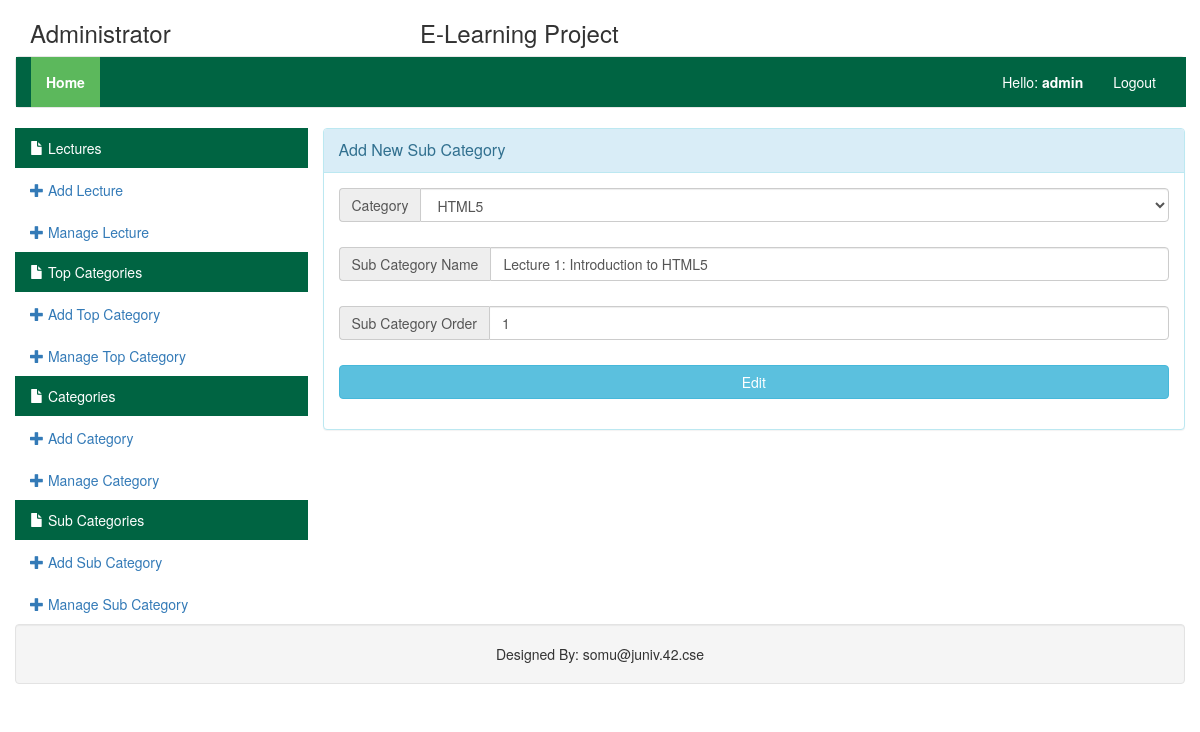
/admin/add_sub_category.php?edit_id=1 (signed in), run on the app's committed database.
### tables this page shows
CREATE TABLE `table_sub_category` (
  `sub_category_id` int(11) NOT NULL,
  `sub_category_name` varchar(200) NOT NULL,
  `sub_category_order` int(11) NOT NULL,
  `category_id` int(11) NOT NULL
);

### connection.php (called while the page is built, shortened)
<?php
	function mres($con, $data) {
		return mysqli_real_escape_string($con, rtrim(ltrim($data)));
	}
 ?>

### admin/add_sub_category.php (the view, shortened to what this page needs)
<?php
	include "../connection.php";
	$sub_category_name="";
	$sub_category_order="";
	$category_id="";
	if (isset($_GET["edit_id"])) {
		$qe = mysqli_query($con, "select * from table_sub_category where sub_category_id='".mres($con, $_GET["edit_id"])."'");
		while ($row = $qe->fetch_assoc()) {
			$sub_category_name=$row["sub_category_name"];
			$sub_category_order=$row["sub_category_order"];
			$category_id=$row["category_id"];
		}
	}
 ?>
<?php include "header.php"; ?>
	<div class="row" style="padding-left: 0px; padding-right: 0px;">
		<div class="col-lg-3 col-md-3 col-sm-3 col-xs-12" style="padding-left: 0px; padding-right: 0px;">
			<?php include "left_menu.php"; ?>
		</div>
		<div class="col-lg-9 col-md-9 col-sm-9 col-xs-12" style="padding-right: 0px;">
			<div class="panel panel-info">
				<div class="panel-heading">
					<div class="panel-title">Add New Sub Category</div>
				</div>
				<div class="panel-body">
					<form id="form_sub_category" class="form-horizontal" rol="form" method="post" action='<?php echo $_SERVER["PHP_SELF"]; ?>'>
						<div style="margin-bottom: 25px;" class="input-group">
							<span class="input-group-addon">Category</span>
							<select id="category_id" name="category_id" class="form-control">
								<?php
									$qtc = mysqli_query($con, "select * from table_category order by category_order desc");
									while ($row = $qtc->fetch_assoc()) {
										if ($row["category_id"] == $category_id) {
											echo '<option value="'.$row["category_id"].'" selected>'.$row["category_name"].'</option>';
										}
										else {
											echo '<option value="'.$row["category_id"].'">'.$row["category_name"].'</option>';
										}
									}
								 ?>
							</select>
						</div>
						<div style="margin-bottom: 25px;" class="input-group">
							<span class="input-group-addon">Sub Category Name</span>
							<input id="text_sub_category_name" type="text" class="form-control" name="text_sub_category_name" value="<?php echo $sub_category_name; ?>">
						</div>
						<div style="margin-bottom: 25px;" class="input-group">
							<span class="input-group-addon">Sub Category Order</span>
							<input id="text_sub_category_order" type="text" class="form-control" name="text_sub_category_order" value="<?php echo $sub_category_order; ?>">
						</div>
						<div style="margin-top: 10px;" class="form-group">
							<div class="col-sm-12 controls">
								<?php
									if (!isset($_GET["edit_id"])) {
										echo '<input type="submit" id="btn_save" name="btn_save" class="btn btn-info btn-block btn-large" value="Save">';
									}
									else {
										echo '<input type="submit" id="btn_edit" name="btn_edit" class="btn btn-info btn-block btn-large" value="Edit">';
									}
								 ?>
							</div>
						</div>
					</form>
				</div>
			</div>
		</div>
	</div>
<?php include "footer.php"; ?>

### data on the page
table_sub_category: text_sub_category_name "Lecture 1: Introduction to HTML5", text_sub_category_order "1"

### other printed values
$_SESSION["username"] "admin"
form field category_id "HTML5"
